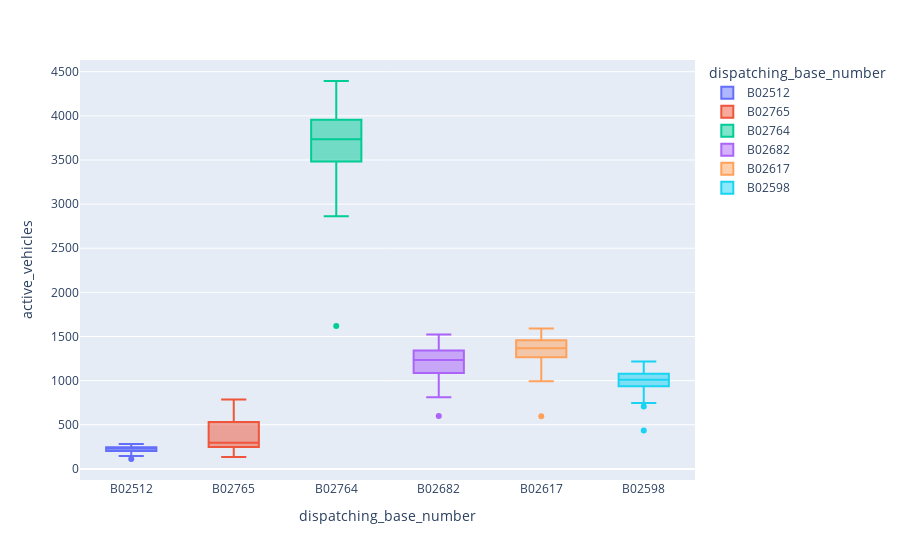

The code cell stored with this chart in its notebook:
### Code cell
px.box(x='dispatching_base_number',y='active_vehicles',color='dispatching_base_number',data_frame=uber_foil)

### Figure 1 — Plotly figure (JSON) as saved in the notebook; plotly's stock layout.template omitted (floating-point values rounded to 4 significant figures)
{"data": [{"alignmentgroup": "True", "hovertemplate": "dispatching_base_number=%{x}<br>active_vehicles=%{y}<extra></extra>", "legendgroup": "B02512", "marker": {"color": "#636efa"}, "name": "B02512", "notched": false, "offsetgroup": "B02512", "orientation": "v", "showlegend": true, "type": "box", "x": ["B02512", "B02512", "B02512", "B02512", "B02512", "B02512", "B02512", "B02512", "B02512", "B02512", "B02512", "B02512", "B02512", "B02512", "B02512", "B02512", "B02512", "B02512", "B02512", "B02512", "B02512", "B02512", "B02512", "B02512", "B02512", "B02512", "B02512", "B02512", "B02512", "B02512", "B02512", "B02512", "B02512", "B02512", "B02512", "B02512", "B02512", "B02512", "B02512", "B02512", "B02512", "B02512", "B02512", "B02512", "B02512", "B02512", "B02512", "B02512", "B02512", "B02512", "B02512", "B02512", "B02512", "B02512", "B02512", "B02512", "B02512", "B02512", "B02512"], "x0": " ", "xaxis": "x", "y": [190, 175, 173, 147, 194, 218, 217, 238, 224, 206, 162, 217, 234, 233, 237, 234, 201, 177, 168, 221, 242, 246, 246, 211, 183, 197, 112, 235, 250, 256, 225, 193, 227, 257, 244, 264, 261, 211, 176, 228, 233, 255, 269, 281, 236, 210, 207, 241, 228, 250, 272, 238, 199, 238, 247, 246, 243, 272, 230], "y0": " ", "yaxis": "y"}, {"alignmentgroup": "True", "hovertemplate": "dispatching_base_number=%{x}<br>active_vehicles=%{y}<extra></extra>", "legendgroup": "B02765", "marker": {"color": "#EF553B"}, "name": "B02765", "notched": false, "offsetgroup": "B02765", "orientation": "v", "showlegend": true, "type": "box", "x": ["B02765", "B02765", "B02765", "B02765", "B02765", "B02765", "B02765", "B02765", "B02765", "B02765", "B02765", "B02765", "B02765", "B02765", "B02765", "B02765", "B02765", "B02765", "B02765", "B02765", "B02765", "B02765", "B02765", "B02765", "B02765", "B02765", "B02765", "B02765", "B02765", "B02765", "B02765", "B02765", "B02765", "B02765", "B02765", "B02765", "B02765", "B02765", "B02765", "B02765", "B02765", "B02765", "B02765", "B02765", "B02765", "B02765", "B02765", "B02765", "B02765", "B02765", "B02765", "B02765", "B02765", "B02765", "B02765", "B02765", "B02765", "B02765", "B02765"], "x0": " ", "xaxis": "x", "y": [225, 196, 201, 183, 227, 234, 248, 262, 280, 245, 220, 279, 258, 271, 270, 290, 252, 248, 238, 272, 296, 295, 299, 245, 226, 230, 135, 286, 295, 322, 309, 289, 275, 299, 309, 355, 385, 345, 313, 388, 422, 450, 536, 599, 583, 521, 508, 578, 586, 663, 736, 685, 566, 665, 698, 706, 745, 786, 747], "y0": " ", "yaxis": "y"}, {"alignmentgroup": "True", "hovertemplate": "dispatching_base_number=%{x}<br>active_vehicles=%{y}<extra></extra>", "legendgroup": "B02764", "marker": {"color": "#00cc96"}, "name": "B02764", "notched": false, "offsetgroup": "B02764", "orientation": "v", "showlegend": true, "type": "box", "x": ["B02764", "B02764", "B02764", "B02764", "B02764", "B02764", "B02764", "B02764", "B02764", "B02764", "B02764", "B02764", "B02764", "B02764", "B02764", "B02764", "B02764", "B02764", "B02764", "B02764", "B02764", "B02764", "B02764", "B02764", "B02764", "B02764", "B02764", "B02764", "B02764", "B02764", "B02764", "B02764", "B02764", "B02764", "B02764", "B02764", "B02764", "B02764", "B02764", "B02764", "B02764", "B02764", "B02764", "B02764", "B02764", "B02764", "B02764", "B02764", "B02764", "B02764", "B02764", "B02764", "B02764", "B02764", "B02764", "B02764", "B02764", "B02764", "B02764"], "x0": " ", "xaxis": "x", "y": [3427, 3147, 3215, 2862, 3387, 3473, 3603, 3831, 3820, 3558, 3186, 3499, 3658, 3736, 3840, 3975, 3657, 3290, 2958, 3654, 3718, 3889, 4040, 3652, 3300, 3012, 1619, 3692, 3959, 4124, 3947, 3740, 3270, 3674, 3856, 4093, 4170, 3849, 3422, 3543, 3700, 3849, 4137, 4395, 4129, 3651, 3524, 3826, 3842, 4110, 4384, 3981, 3478, 3734, 3965, 3934, 4101, 4253, 3952], "y0": " ", "yaxis": "y"}, {"alignmentgroup": "True", "hovertemplate": "dispatching_base_number=%{x}<br>active_vehicles=%{y}<extra></extra>", "legendgroup": "B02682", "marker": {"color": "#ab63fa"}, "name": "B02682", "notched": false, "offsetgroup": "B02682", "orientation": "v", "showlegend": true, "type": "box", "x": ["B02682", "B02682", "B02682", "B02682", "B02682", "B02682", "B02682", "B02682", "B02682", "B02682", "B02682", "B02682", "B02682", "B02682", "B02682", "B02682", "B02682", "B02682", "B02682", "B02682", "B02682", "B02682", "B02682", "B02682", "B02682", "B02682", "B02682", "B02682", "B02682", "B02682", "B02682", "B02682", "B02682", "B02682", "B02682", "B02682", "B02682", "B02682", "B02682", "B02682", "B02682", "B02682", "B02682", "B02682", "B02682", "B02682", "B02682", "B02682", "B02682", "B02682", "B02682", "B02682", "B02682", "B02682", "B02682", "B02682", "B02682", "B02682", "B02682"], "x0": " ", "xaxis": "x", "y": [945, 890, 915, 812, 951, 1022, 1039, 1135, 1140, 1057, 943, 1082, 1092, 1174, 1208, 1250, 1137, 1056, 883, 1151, 1228, 1295, 1330, 1223, 1046, 1084, 600, 1235, 1316, 1384, 1321, 1214, 1152, 1269, 1311, 1418, 1414, 1300, 1136, 1241, 1281, 1396, 1468, 1523, 1428, 1261, 1164, 1314, 1314, 1428, 1497, 1374, 1220, 1262, 1346, 1395, 1465, 1510, 1386], "y0": " ", "yaxis": "y"}, {"alignmentgroup": "True", "hovertemplate": "dispatching_base_number=%{x}<br>active_vehicles=%{y}<extra></extra>", "legendgroup": "B02617", "marker": {"color": "#FFA15A"}, "name": "B02617", "notched": false, "offsetgroup": "B02617", "orientation": "v", "showlegend": true, "type": "box", "x": ["B02617", "B02617", "B02617", "B02617", "B02617", "B02617", "B02617", "B02617", "B02617", "B02617", "B02617", "B02617", "B02617", "B02617", "B02617", "B02617", "B02617", "B02617", "B02617", "B02617", "B02617", "B02617", "B02617", "B02617", "B02617", "B02617", "B02617", "B02617", "B02617", "B02617", "B02617", "B02617", "B02617", "B02617", "B02617", "B02617", "B02617", "B02617", "B02617", "B02617", "B02617", "B02617", "B02617", "B02617", "B02617", "B02617", "B02617", "B02617", "B02617", "B02617", "B02617", "B02617", "B02617", "B02617", "B02617", "B02617", "B02617", "B02617", "B02617"], "x0": " ", "xaxis": "x", "y": [1228, 1137, 1188, 1088, 1218, 1336, 1363, 1463, 1455, 1331, 1228, 1323, 1342, 1405, 1457, 1445, 1306, 1223, 992, 1350, 1429, 1471, 1482, 1367, 1203, 1150, 596, 1356, 1474, 1501, 1394, 1355, 1217, 1350, 1393, 1524, 1526, 1383, 1256, 1312, 1364, 1450, 1532, 1590, 1486, 1293, 1214, 1378, 1394, 1452, 1574, 1443, 1248, 1332, 1456, 1473, 1539, 1551, 1372], "y0": " ", "yaxis": "y"}, {"alignmentgroup": "True", "hovertemplate": "dispatching_base_number=%{x}<br>active_vehicles=%{y}<extra></extra>", "legendgroup": "B02598", "marker": {"color": "#19d3f3"}, "name": "B02598", "notched": false, "offsetgroup": "B02598", "orientation": "v", "showlegend": true, "type": "box", "x": ["B02598", "B02598", "B02598", "B02598", "B02598", "B02598", "B02598", "B02598", "B02598", "B02598", "B02598", "B02598", "B02598", "B02598", "B02598", "B02598", "B02598", "B02598", "B02598", "B02598", "B02598", "B02598", "B02598", "B02598", "B02598", "B02598", "B02598", "B02598", "B02598", "B02598", "B02598", "B02598", "B02598", "B02598", "B02598", "B02598", "B02598", "B02598", "B02598", "B02598", "B02598", "B02598", "B02598", "B02598", "B02598", "B02598", "B02598", "B02598", "B02598", "B02598", "B02598", "B02598", "B02598", "B02598", "B02598", "B02598", "B02598", "B02598", "B02598"], "x0": " ", "xaxis": "x", "y": [870, 785, 818, 746, 907, 933, 974, 1070, 1070, 949, 832, 964, 975, 1030, 1068, 1079, 974, 869, 706, 944, 1035, 1071, 1093, 945, 829, 860, 434, 1011, 1082, 1106, 1027, 961, 939, 991, 1072, 1179, 1181, 1031, 923, 976, 1029, 1115, 1181, 1216, 1111, 1003, 934, 1066, 1078, 1127, 1186, 1044, 909, 966, 1061, 1076, 1134, 1114, 994], "y0": " ", "yaxis": "y"}], "layout": {"boxmode": "overlay", "legend": {"title": {"text": "dispatching_base_number"}, "tracegroupgap": 0}, "margin": {"t": 60}, "xaxis": {"anchor": "y", "categoryarray": ["B02512", "B02765", "B02764", "B02682", "B02617", "B02598"], "categoryorder": "array", "domain": [0, 1], "title": {"text": "dispatching_base_number"}}, "yaxis": {"anchor": "x", "domain": [0, 1], "title": {"text": "active_vehicles"}}}}
